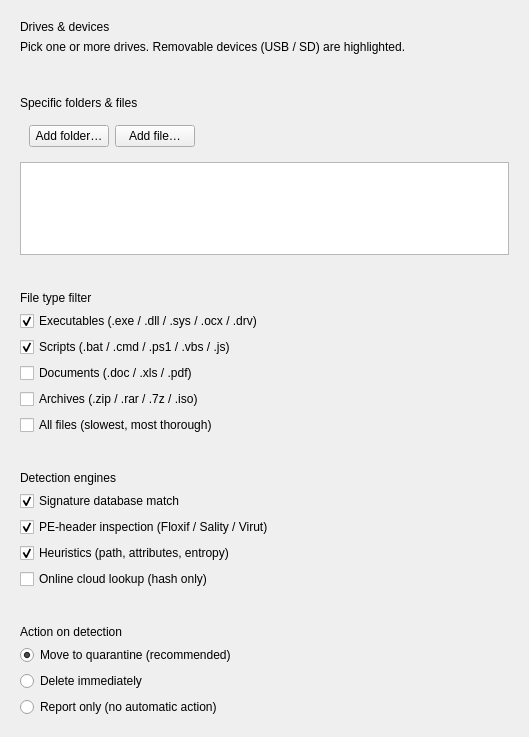
             <widget class="QWidget" name="scanCfgScrollContents">
              <property name="geometry">
               <rect>
                <x>0</x>
                <y>0</y>
                <width>529</width>
                <height>737</height>
               </rect>
              </property>
              <layout class="QVBoxLayout" name="scanCfgInnerLayout">
               <property name="spacing">
                <number>18</number>
               </property>
               <item>
                <widget class="verax::SurfaceCard" name="cardDrives">
                 <layout class="QVBoxLayout" name="cardDrivesLayout">
                  <item>
                   <widget class="QLabel" name="lblDrivesTitle">
                    <property name="text">
                     <string>Drives &amp; devices</string>
                    </property>
                   </widget>
                  </item>
                  <item>
                   <widget class="QLabel" name="lblDrivesHint">
                    <property name="text">
                     <string>Pick one or more drives. Removable devices (USB / SD) are highlighted.</string>
                    </property>
                   </widget>
                  </item>
                  <item>
                   <widget class="QWidget" name="driveList" native="true"/>
                  </item>
                 </layout>
                </widget>
               </item>
               <item>
                <widget class="verax::SurfaceCard" name="cardExtraTargets">
                 <layout class="QVBoxLayout" name="cardExtraTargetsLayout">
                  <item>
                   <widget class="QLabel" name="lblExtraTitle">
                    <property name="text">
                     <string>Specific folders &amp; files</string>
                    </property>
                   </widget>
                  </item>
                  <item>
                   <widget class="QWidget" name="extraTargetsButtonsBox" native="true">
                    <layout class="QHBoxLayout" name="extraTargetsButtonsLayout">
                     <item>
                      <widget class="QPushButton" name="btnAddFolder">
                       <property name="text">
                        <string>Add folder…</string>
                       </property>
                      </widget>
                     </item>
                     <item>
                      <widget class="QPushButton" name="btnAddFile">
                       <property name="text">
                        <string>Add file…</string>
                       </property>
                      </widget>
                     </item>
                     <item>
                      <spacer name="extraSp">
                       <property name="orientation">
                        <enum>Qt::Horizontal</enum>
                       </property>
                       <property name="sizeHint" stdset="0">
                        <size>
                         <width>0</width>
                         <height>0</height>
                        </size>
                       </property>
                      </spacer>
                     </item>
                    </layout>
                   </widget>
                  </item>
                  <item>
                   <widget class="QListWidget" name="listExtraTargets"/>
                  </item>
                 </layout>
                </widget>
               </item>
               <item>
                <widget class="verax::SurfaceCard" name="cardFilters">
                 <layout class="QVBoxLayout" name="cardFiltersLayout">
                  <item>
                   <widget class="QLabel" name="lblFiltersTitle">
                    <property name="text">
                     <string>File type filter</string>
                    </property>
                   </widget>
                  </item>
                  <item>
                   <widget class="QCheckBox" name="cbExtExecutable">
                    <property name="text">
                     <string>Executables (.exe / .dll / .sys / .ocx / .drv)</string>
                    </property>
                    <property name="checked">
                     <bool>true</bool>
                    </property>
                   </widget>
                  </item>
                  <item>
                   <widget class="QCheckBox" name="cbExtScripts">
                    <property name="text">
                     <string>Scripts (.bat / .cmd / .ps1 / .vbs / .js)</string>
                    </property>
                    <property name="checked">
                     <bool>true</bool>
                    </property>
                   </widget>
                  </item>
                  <item>
                   <widget class="QCheckBox" name="cbExtDocuments">
                    <property name="text">
                     <string>Documents (.doc / .xls / .pdf)</string>
                    </property>
                   </widget>
                  </item>
                  <item>
                   <widget class="QCheckBox" name="cbExtArchives">
                    <property name="text">
                     <string>Archives (.zip / .rar / .7z / .iso)</string>
                    </property>
                   </widget>
                  </item>
                  <item>
                   <widget class="QCheckBox" name="cbExtAll">
                    <property name="text">
                     <string>All files (slowest, most thorough)</string>
                    </property>
                   </widget>
                  </item>
                 </layout>
                </widget>
               </item>
               <item>
                <widget class="verax::SurfaceCard" name="cardEngines">
                 <layout class="QVBoxLayout" name="cardEnginesLayout">
                  <item>
                   <widget class="QLabel" name="lblEnginesTitle">
                    <property name="text">
                     <string>Detection engines</string>
                    </property>
                   </widget>
                  </item>
                  <item>
                   <widget class="QCheckBox" name="cbEngineSigDb">
                    <property name="text">
                     <string>Signature database match</string>
                    </property>
                    <property name="checked">
                     <bool>true</bool>
                    </property>
                   </widget>
                  </item>
                  <item>
                   <widget class="QCheckBox" name="cbEnginePe">
                    <property name="text">
                     <string>PE-header inspection (Floxif / Sality / Virut)</string>
                    </property>
                    <property name="checked">
                     <bool>true</bool>
                    </property>
                   </widget>
                  </item>
                  <item>
                   <widget class="QCheckBox" name="cbEngineHeuristics">
                    <property name="text">
                     <string>Heuristics (path, attributes, entropy)</string>
                    </property>
                    <property name="checked">
                     <bool>true</bool>
                    </property>
                   </widget>
                  </item>
                  <item>
                   <widget class="QCheckBox" name="cbEngineCloud">
                    <property name="text">
                     <string>Online cloud lookup (hash only)</string>
                    </property>
                   </widget>
                  </item>
                 </layout>
                </widget>
               </item>
               <item>
                <widget class="verax::SurfaceCard" name="cardAction">
                 <layout class="QVBoxLayout" name="cardActionLayout">
                  <item>
                   <widget class="QLabel" name="lblActionTitle">
                    <property name="text">
                     <string>Action on detection</string>
                    </property>
                   </widget>
                  </item>
                  <item>
                   <widget class="QRadioButton" name="radioActionQuarantine">
                    <property name="text">
                     <string>Move to quarantine (recommended)</string>
                    </property>
                    <property name="checked">
                     <bool>true</bool>
                    </property>
                   </widget>
                  </item>
                  <item>
                   <widget class="QRadioButton" name="radioActionDelete">
                    <property name="text">
                     <string>Delete immediately</string>
                    </property>
                   </widget>
                  </item>
                  <item>
                   <widget class="QRadioButton" name="radioActionReport">
                    <property name="text">
                     <string>Report only (no automatic action)</string>
                    </property>
                   </widget>
                  </item>
                 </layout>
                </widget>
               </item>
              </layout>
             </widget>
